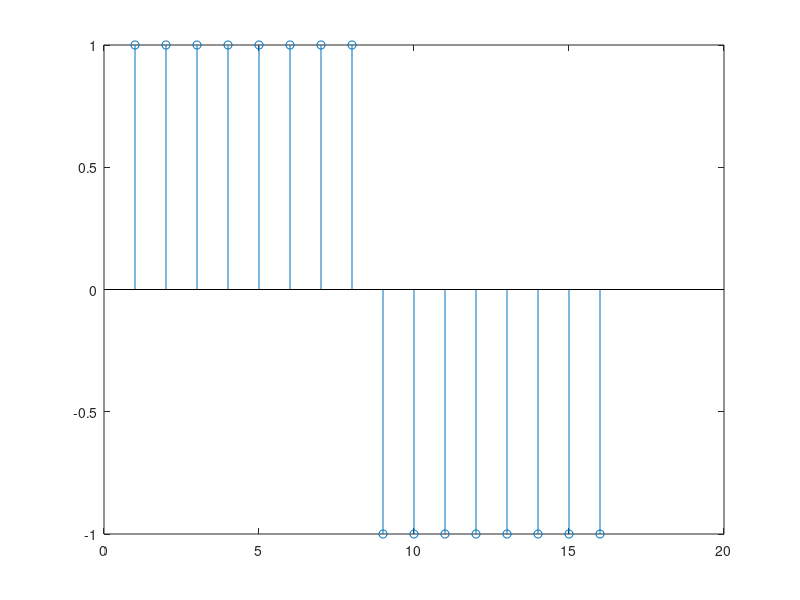
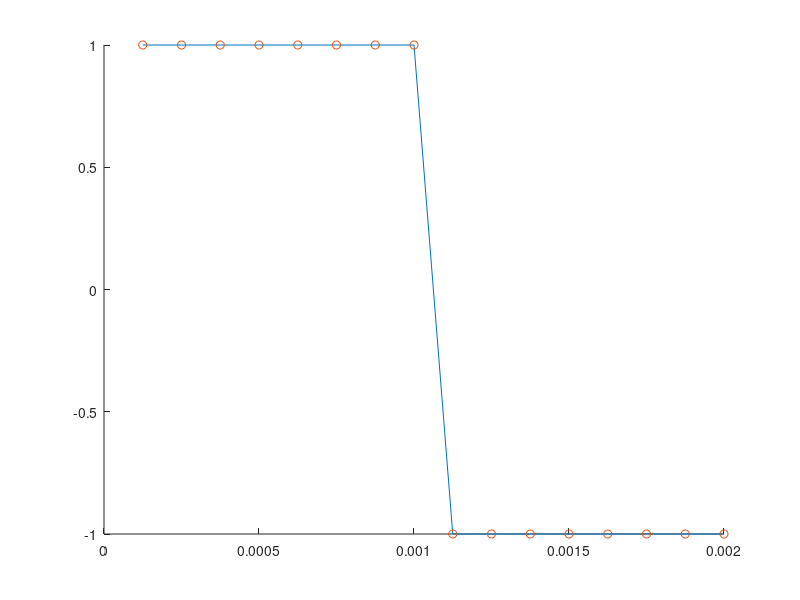

These figures' MATLAB source, in order:
clear all
close all

fs = 8000; % sample rate is 8000 samples / second
Ts = 1/ fs; % time between samples is inverse of sample rate

%% Generate samples of a square wave
x1 = [1* ones(1 ,8) -1* ones(1 ,8)];
n = 1: length (x1 );

%% Plot discrete sequence
figure
stem (n,x1)

%% Visualize continuous signal with samples superimposed
figure
hold on
plot (n*Ts ,x1) % plot visualization of continuous signal
plot (n*Ts ,x1 ,'o') % plot sample points as open circles